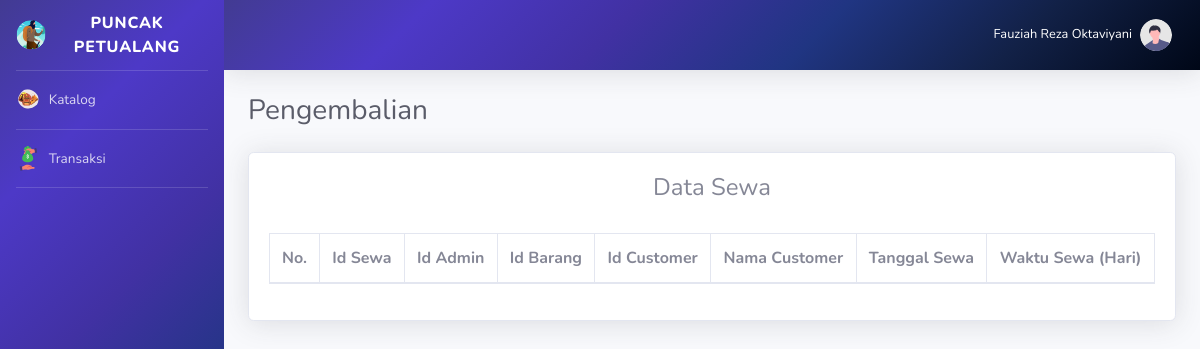
The page /data_sewa.php (signed in) on the database as committed earlier.
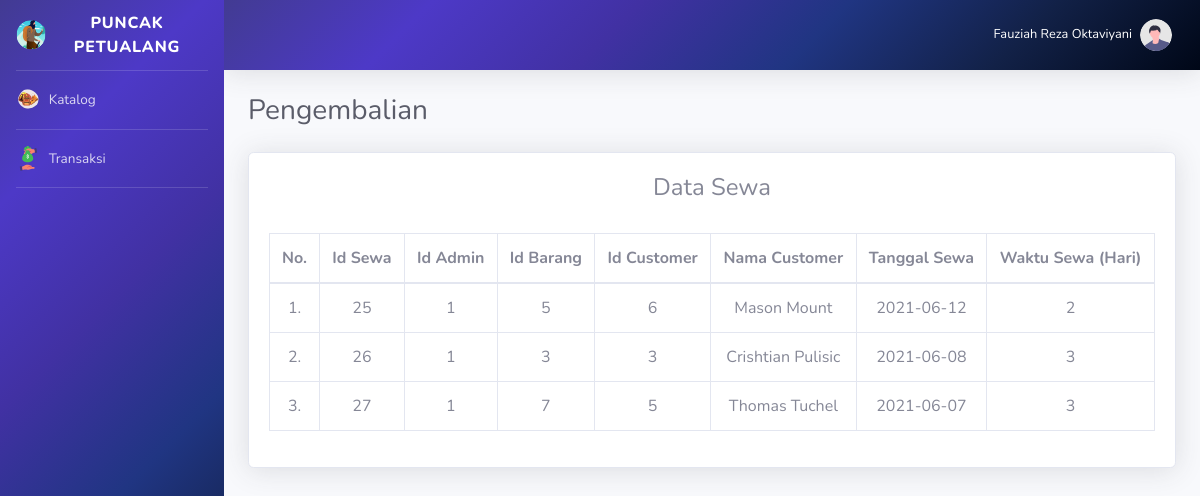
The same page on the database as committed later.
### tables this page shows
CREATE TABLE `penyewaan` (
  `id_sewa` int(11) NOT NULL,
  `id_admin` int(11) NOT NULL,
  `id_barang` int(11) NOT NULL,
  `id_customer` int(11) NOT NULL,
  `tanggal_sewa` date NOT NULL,
  `waktu_sewa` int(25) NOT NULL
);

CREATE TABLE `customer` (
  `id_customer` int(11) NOT NULL,
  `nama` varchar(255) NOT NULL,
  `no_wa` varchar(255) NOT NULL,
  `alamat` varchar(255) NOT NULL,
  `tanggal_lahir` varchar(100) NOT NULL
);

### data_sewa.php (the view, shortened to what this page needs)
<!DOCTYPE html>
<?php
include "connection/koneksi.php";
$id = $_SESSION['id_admin'];
if(isset ($_SESSION['username'])){
    $query = "select * from admin natural join level_user where id_admin = $id";
    mysqli_query($conn, $query);
    $sql = mysqli_query($conn, $query);
    while($r = mysqli_fetch_array($sql)){
?>
<html lang="en">
<head>
    <link rel="stylesheet" href="css/Styles.css">
    <link href="vendor/fontawesome-free/css/all.min.css" rel="stylesheet" type="text/css">
    <link href="css/sb-admin-2.min.css" rel="stylesheet">
    <link href="css/arabic.css" rel="stylesheet" >
</head>
<body id="page-top">
    <div id="wrapper">
        <ul class="navbar-nav gradient-bg sidebar sidebar-dark accordion" id="accordionSidebar">
        <?php
            if($r['id_status'] == 2){
        ?>
            <a class="sidebar-brand d-flex align-items-center justify-content-center" href="#">
                <div class="sidebar-brand-icon">
                    <img src="img/logo.svg" width="30px" height="30px">
                </div>
                <div class="sidebar-brand-text mx-3">Puncak Petualang</div>
            </a>
            <hr class="sidebar-divider my-0">
            <li class="nav-item active">
                <a class="nav-link" href="data_barang.php">
                <img alt="Image placeholder" src="img/katalog.svg" width="25px" height="25px">
                    <span>&nbsp;Katalog</span>
                </a>
            </li>
            <hr class="sidebar-divider my-0">
            <li class="nav-item">
                <a class="nav-link" href="peminjaman.php">
                <img alt="Image placeholder" src="img/sewa.svg" width="25px" height="25px">
                    <span>&nbsp;Sewa Barang</span>
                </a>
            </li>
            <hr class="sidebar-divider my-0">
            <li class="nav-item">
                <a class="nav-link" href="pengembalian.php">
                <img alt="Image placeholder" src="img/kembali.svg" width="25px" height="25px">
                    <span>&nbsp;Pengembalian</span>
                </a>
            </li>
            <hr class="sidebar-divider my-0">
        <?php
            } else if($r['id_status'] == 1){
        ?>
            <a class="sidebar-brand d-flex align-items-center justify-content-center" href="#">
                <div class="sidebar-brand-icon">
                    <img src="img/logo.svg" width="30px" height="30px">
                </div>
                <div class="sidebar-brand-text mx-3">Puncak Petualang</div>
            </a>
            <hr class="sidebar-divider my-0">
            <li class="nav-item">
                <a class="nav-link" href="data_barang_admin.php">
                <img alt="Image placeholder" src="img/katalog.svg" width="25px" height="25px">
                    <span>&nbsp;Katalog</span>
                </a>
            </li>
            <hr class="sidebar-divider my-0">
            <li class="nav-item">
                <a class="nav-link" href="data_transaksi.php">
                <img alt="Image placeholder" src="img/tf.svg" width="25px" height="25px">
                    <span>&nbsp;Transaksi</span>
                </a>
            </li>
            <hr class="sidebar-divider my-0">
        <?php
            }
        ?>
        </ul>
        <div id="content-wrapper" class="d-flex flex-column">
            <div id="content">
                <nav class="navbar navbar-expand navbar-light gradient-bg topbar mb-4 static-top shadow">
                    <ul class="navbar-nav ml-auto">
                        <li class="nav-item dropdown no-arrow">
                            <a class="nav-link dropdown-toggle" href="#" id="userDropdown" role="button"
                                data-toggle="dropdown" aria-haspopup="true" aria-expanded="false">
                                <span class="mr-2 d-none d-lg-inline text-white small"><?php echo $r['nama'];?></span>
                                <img class="img-profile rounded-circle"
                                    src="img/undraw_profile.svg">
                            </a>
                        </li>
                    </ul>
                </nav>
            <div class="container-fluid">
                <div class="d-sm-flex align-items-center justify-content-between mb-4">
                    <h1 class="h3 mb-0 text-gray-800">Pengembalian</h1>
                </div>
                <section class="mar-top--x-3 mar-bottom--x-5">
                    <div class="card shadow mb-4">
                        <div class="card-body">
                            <div class="responsive">
                                <div class="judul">
                                    <h4 align="center">Data Sewa</h4>
                                    <br>
                                </div>
                                <?php
                                $query_data_sewa = "SELECT penyewaan.id_sewa, penyewaan.id_admin, penyewaan.id_barang, penyewaan.id_customer, customer.nama, penyewaan.tanggal_sewa, penyewaan.waktu_sewa
                                                    FROM penyewaan
                                                    INNER JOIN customer ON penyewaan.id_customer = customer.id_customer;";
                                $sql_data_sewa = mysqli_query($conn, $query_data_sewa);
                                $no = 1;
                                ?>
                                <table class="table table-bordered" id="dataTable" width="100%" cellspacing="0">
                                    <thead align="center">
                                        <tr>
                                            <th>No.</th>
                                            <th>Id Sewa</th>
                                            <th>Id Admin</th>
                                            <th>Id Barang</th>
                                            <th>Id Customer</th>
                                            <th>Nama Customer</th>
                                            <th>Tanggal Sewa</th>
                                            <th>Waktu Sewa (Hari)</th>
                                        </tr>
                                    </thead>
                                    <tbody align="center">
                                    <?php
                                        while($r_dt_sewa = mysqli_fetch_array($sql_data_sewa)){
                                    ?>
                                        <tr class="odd gradeX">
                                        <td><center><?php echo $no++; ?>.</center></td>
                                        <td><?php echo $r_dt_sewa['id_sewa']; ?></td>
                                        <td><?php echo $r_dt_sewa['id_admin']; ?></td>
                                        <td><?php echo $r_dt_sewa['id_barang']; ?></td>
                                        <td><?php echo $r_dt_sewa['id_customer']; ?></td>
                                        <td><?php echo $r_dt_sewa['nama']; ?></td>
                                        <td><?php echo $r_dt_sewa['tanggal_sewa']; ?></td>
                                        <td><?php echo $r_dt_sewa['waktu_sewa']; ?></td>
                                        </tr>
                                    <?php
                                        }
                                    ?>
                                    </tbody>
                                </table>
                            </div>
                        </div>
                    </div>
                </section>
            </div>
            <br><br><br><br><br><br>
        </div>
    </div>
</body>
</html>
<?php
  }
} else {
  header('location: logout.php');
}
?>

### css/Styles.css (style rules this page uses)
.gradient-bg { background-image: linear-gradient(135deg, #423B92, #4D39C7, #4131A3, #203582, #122147, #000717); }

Rows that differ between the two databases and show on the page:
added penyewaan: id_sewa "25", id_admin "1", id_barang "5", id_customer "6", id_customer.nama "Mason Mount", tanggal_sewa "2021-06-12", waktu_sewa "2"
added penyewaan: id_sewa "26", id_admin "1", id_barang "3", id_customer "3", id_customer.nama "Crishtian Pulisic", tanggal_sewa "2021-06-08", waktu_sewa "3"
added penyewaan: id_sewa "27", id_admin "1", id_barang "7", id_customer "5", id_customer.nama "Thomas Tuchel", tanggal_sewa "2021-06-07", waktu_sewa "3"
